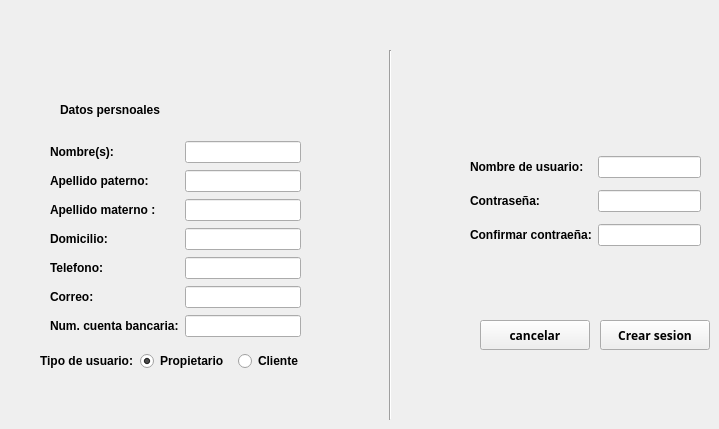
      <widget class="QWidget" name="page_5">
       <widget class="QLabel" name="label_17">
        <property name="geometry">
         <rect>
          <x>60</x>
          <y>100</y>
          <width>100</width>
          <height>20</height>
         </rect>
        </property>
        <property name="font">
         <font>
          <weight>75</weight>
          <bold>true</bold>
         </font>
        </property>
        <property name="text">
         <string>Datos persnoales:</string>
        </property>
       </widget>
       <widget class="QPushButton" name="crearSesion">
        <property name="geometry">
         <rect>
          <x>600</x>
          <y>320</y>
          <width>110</width>
          <height>30</height>
         </rect>
        </property>
        <property name="font">
         <font>
          <family>Arial Black</family>
          <weight>75</weight>
          <bold>true</bold>
         </font>
        </property>
        <property name="text">
         <string>Crear sesion</string>
        </property>
       </widget>
       <widget class="QPushButton" name="cancelarCreacion">
        <property name="geometry">
         <rect>
          <x>480</x>
          <y>320</y>
          <width>110</width>
          <height>30</height>
         </rect>
        </property>
        <property name="font">
         <font>
          <family>Arial Black</family>
          <weight>75</weight>
          <bold>true</bold>
         </font>
        </property>
        <property name="text">
         <string>cancelar</string>
        </property>
       </widget>
       <widget class="QWidget" name="layoutWidget">
        <property name="geometry">
         <rect>
          <x>470</x>
          <y>150</y>
          <width>231</width>
          <height>105</height>
         </rect>
        </property>
        <layout class="QGridLayout" name="gridLayout_5">
         <item row="1" column="0">
          <widget class="QLabel" name="label_16">
           <property name="font">
            <font>
             <weight>75</weight>
             <bold>true</bold>
            </font>
           </property>
           <property name="text">
            <string>Contraseña:</string>
           </property>
          </widget>
         </item>
         <item row="1" column="1">
          <widget class="QLineEdit" name="contrasena_1">
           <property name="acceptDrops">
            <bool>true</bool>
           </property>
           <property name="echoMode">
            <enum>QLineEdit::Password</enum>
           </property>
          </widget>
         </item>
         <item row="0" column="0">
          <widget class="QLabel" name="label_15">
           <property name="font">
            <font>
             <weight>75</weight>
             <bold>true</bold>
            </font>
           </property>
           <property name="text">
            <string>Nombre de usuario:</string>
           </property>
          </widget>
         </item>
         <item row="0" column="1">
          <widget class="QLineEdit" name="nombreUsuario_2"/>
         </item>
         <item row="2" column="0">
          <widget class="QLabel" name="label_20">
           <property name="font">
            <font>
             <weight>75</weight>
             <bold>true</bold>
            </font>
           </property>
           <property name="text">
            <string>Confirmar contraeña:</string>
           </property>
          </widget>
         </item>
         <item row="2" column="1">
          <widget class="QLineEdit" name="contrasena_2">
           <property name="echoMode">
            <enum>QLineEdit::Password</enum>
           </property>
          </widget>
         </item>
        </layout>
       </widget>
       <widget class="QWidget" name="layoutWidget">
        <property name="geometry">
         <rect>
          <x>50</x>
          <y>140</y>
          <width>251</width>
          <height>198</height>
         </rect>
        </property>
        <layout class="QGridLayout" name="gridLayout_6">
         <item row="0" column="0">
          <widget class="QLabel" name="label_4">
           <property name="font">
            <font>
             <weight>75</weight>
             <bold>true</bold>
            </font>
           </property>
           <property name="text">
            <string>Nombre(s):</string>
           </property>
          </widget>
         </item>
         <item row="0" column="1">
          <widget class="QLineEdit" name="nombre"/>
         </item>
         <item row="1" column="0">
          <widget class="QLabel" name="label_9">
           <property name="font">
            <font>
             <weight>75</weight>
             <bold>true</bold>
            </font>
           </property>
           <property name="text">
            <string>Apellido paterno:</string>
           </property>
          </widget>
         </item>
         <item row="1" column="1">
          <widget class="QLineEdit" name="apellidoP"/>
         </item>
         <item row="2" column="0">
          <widget class="QLabel" name="label_10">
           <property name="font">
            <font>
             <weight>75</weight>
             <bold>true</bold>
            </font>
           </property>
           <property name="text">
            <string>Apellido materno :</string>
           </property>
          </widget>
         </item>
         <item row="2" column="1">
          <widget class="QLineEdit" name="apellidoM"/>
         </item>
         <item row="3" column="0">
          <widget class="QLabel" name="label_11">
           <property name="font">
            <font>
             <weight>75</weight>
             <bold>true</bold>
            </font>
           </property>
           <property name="text">
            <string>Domicilio:</string>
           </property>
          </widget>
         </item>
         <item row="3" column="1">
          <widget class="QLineEdit" name="domicilio"/>
         </item>
         <item row="4" column="0">
          <widget class="QLabel" name="label_12">
           <property name="font">
            <font>
             <weight>75</weight>
             <bold>true</bold>
            </font>
           </property>
           <property name="text">
            <string>Telefono:</string>
           </property>
          </widget>
         </item>
         <item row="4" column="1">
          <widget class="QLineEdit" name="telefono"/>
         </item>
         <item row="5" column="0">
          <widget class="QLabel" name="label_13">
           <property name="font">
            <font>
             <weight>75</weight>
             <bold>true</bold>
            </font>
           </property>
           <property name="text">
            <string>Correo:</string>
           </property>
          </widget>
         </item>
         <item row="5" column="1">
          <widget class="QLineEdit" name="correo"/>
         </item>
         <item row="6" column="0">
          <widget class="QLabel" name="label_14">
           <property name="font">
            <font>
             <weight>75</weight>
             <bold>true</bold>
            </font>
           </property>
           <property name="text">
            <string>Num. cuenta bancaria:</string>
           </property>
          </widget>
         </item>
         <item row="6" column="1">
          <widget class="QLineEdit" name="cuentabancaria"/>
         </item>
        </layout>
       </widget>
       <widget class="QWidget" name="layoutWidget">
        <property name="geometry">
         <rect>
          <x>40</x>
          <y>350</y>
          <width>289</width>
          <height>22</height>
         </rect>
        </property>
        <layout class="QGridLayout" name="gridLayout_7">
         <item row="0" column="0">
          <widget class="QLabel" name="label_19">
           <property name="font">
            <font>
             <weight>75</weight>
             <bold>true</bold>
            </font>
           </property>
           <property name="text">
            <string>Tipo de usuario:</string>
           </property>
          </widget>
         </item>
         <item row="0" column="1">
          <widget class="QRadioButton" name="propietario_2">
           <property name="font">
            <font>
             <weight>75</weight>
             <bold>true</bold>
            </font>
           </property>
           <property name="text">
            <string>Propietario</string>
           </property>
           <property name="checked">
            <bool>true</bool>
           </property>
          </widget>
         </item>
         <item row="0" column="2">
          <widget class="QRadioButton" name="cliente_2">
           <property name="font">
            <font>
             <weight>75</weight>
             <bold>true</bold>
            </font>
           </property>
           <property name="text">
            <string>Cliente</string>
           </property>
           <property name="checked">
            <bool>false</bool>
           </property>
          </widget>
         </item>
        </layout>
       </widget>
       <widget class="Line" name="line_2">
        <property name="geometry">
         <rect>
          <x>370</x>
          <y>50</y>
          <width>40</width>
          <height>370</height>
         </rect>
        </property>
        <property name="orientation">
         <enum>Qt::Vertical</enum>
        </property>
       </widget>
      </widget>
